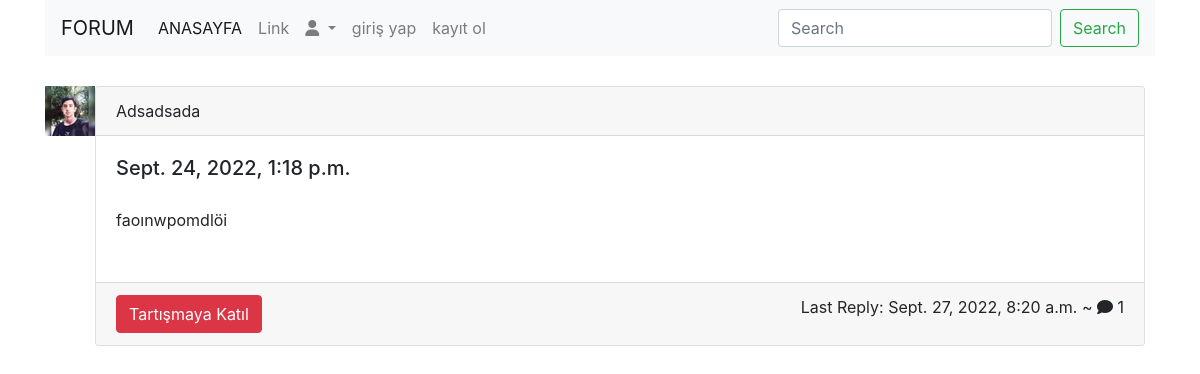
The app's page /event/index/ with its own data.
### event/models.py (models this page shows, shortened)
class Post(models.Model):
    title = models.CharField(max_length=400)
    slug = models.SlugField(max_length=400, unique=True, blank=True)
    user = models.ForeignKey(Author, on_delete=models.CASCADE)
    content = RichTextField()
    categories = models.ManyToManyField(Category)
    date = models.DateTimeField(auto_now_add=True)
    approved = models.BooleanField(default=True)
    tags = TaggableManager()
    comments = models.ManyToManyField(Comment, blank=True)
    closed = models.BooleanField(default=False)
    state = models.CharField(max_length=40, default="zero")
    @property
    def num_comments(self):
        return self.comments.count()
    @property
    def last_reply(self):
        return self.comments.latest("date")

class Author(models.Model):
    user = models.OneToOneField(CustomUser, on_delete = models.CASCADE)
    fullname = models.CharField(max_length=400, blank=True)
    slug = models.SlugField(max_length=400, unique=True, blank=True)
    bio = models.TextField()
    points = models.IntegerField(default=0)
    profile_pic = ResizedImageField(size=[50, 80], quality = 100, upload_to= "authors",  null=True, blank=True, default = "authors/indir.jpg")

class Comment(models.Model):
    user = models.ForeignKey(Author, on_delete=models.CASCADE)
    content = models.TextField()
    date = models.DateTimeField(auto_now_add = True)
    replies = models.ManyToManyField(Reply, blank=True)

### event/views.py (the view)
# urls.py: path('index/',views.index,name = "index"),
def index(request):
    keyword = request.GET.get("keyword")
    if keyword:
        post = Post.objects.filter(title__contains = keyword)
        return render(request, 'index.html', {'post':post})
    post = Post.objects.all()
    return render(request, 'index.html', {'post':post})

### templates/index.html (shortened to what this page needs)
<!DOCTYPE html>
{% load static %}
<html lang="en">
<head>
    <link rel="stylesheet" href="https://cdn.jsdelivr.net/npm/bootstrap@4.0.0/dist/css/bootstrap.min.css">
    <link rel="stylesheet" href="https://cdnjs.cloudflare.com/ajax/libs/font-awesome/6.1.1/css/all.min.css">
</head>
<body>
    <div class="container">
        <div class="navvbarr">
            <nav class="navbar navbar-expand-lg navbar-light bg-light">
                <a class="navbar-brand" href="#">FORUM</a>
                <div class="collapse navbar-collapse" id="navbarSupportedContent">
                  <ul class="navbar-nav mr-auto">
                    <li class="nav-item active">
                      <a class="nav-link" href="{% url 'index' %}">ANASAYFA <span class="sr-only">(current)</span></a>
                    </li>
                    <li class="nav-item">
                      <a class="nav-link" href="#">Link</a>
                    </li>
                    <li class="nav-item dropdown">
                      <a class="nav-link dropdown-toggle" href="#" id="navbarDropdown" role="button" data-toggle="dropdown" aria-haspopup="true" aria-expanded="false">
                        <i class="fa-solid fa-user"></i>
                      </a>
                    </li>
                    {% if request.user.is_authenticated %}
                    <p>{{request.user.email}}</p>
                    {% else %}
                    <li class="nav-item">
                      <a class="nav-link" href="{% url 'users:login' %}">giriş yap</a>
                    </li>
                    <li class="nav-item">
                      <a class="nav-link" href="{% url 'users:register' %}">kayıt ol</a>
                    </li>
                    {% endif %}
                  </ul>
                  <form class="form-inline my-2 my-lg-0">
                    <input class="form-control mr-sm-2" name="keyword" type="search" placeholder="Search" aria-label="Search">
                    <button class="btn btn-outline-success my-2 my-sm-0" type="submit">Search</button>
                  </form>
                </div>
              </nav>
        </div>
        {% block content %}
            {% for p in post %}
              <div class="arg" style="display: inline-block; position: relative;" >
                  <div class="image" style="float: left; margin-top: 30px;">
                    <img src="{{p.user.profile_pic.url}}" alt="resim" width="50px" height="50px">
                  </div>
                  <div class="card" style="margin-top: 30px; margin-left: 5px; height: 260px; width: 1050px;">
                      <div class="card-header">
                      {{p.title | title}}
                      </div>
                      <div class="card-body">
                      <h5 class="card-title">{{p.date}}</h5>
                      <p class="card-text" style="
                        overflow: hidden;
                        text-overflow: ellipsis;
                        display: -webkit-box;
                        -webkit-line-clamp: 3;
                        -webkit-box-orient: vertical;
                      ">{{p.content | safe }}</p>
                      </div>
                      <div class="card-footer justify-content-between" style="display: flex; " >
                        <a href="http://127.0.0.1:8000/event/detail/{{p.slug}}" class="btn btn-danger">Tartışmaya Katıl</a>
                        <div class="comment">
                          <span>Last Reply: {{p.last_reply.date}}</span>
                          <span>~ <i class="fa-solid fa-comment"></i> {{p.num_comments}}</span>
                        </div>
                      </div>
                  </div>
              </div>
            {% endfor %}
        {% endblock %}
    </div>
</body>
</html>

### records on screen
Post: user.profile_pic (picture), title "Adsadsada", date "Sept. 24, 2022, 1:18 p.m.", content "faoınwpomdlöi", last_reply "Sept. 27, 2022, 8:20 a.m.", num_comments "1"
